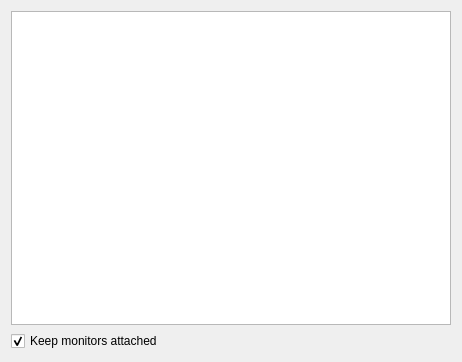
<?xml version="1.0" encoding="UTF-8"?>
<ui version="4.0">
 <class>MonitorPictureDialog</class>
 <widget class="QDialog" name="MonitorPictureDialog">
  <property name="geometry">
   <rect>
    <x>0</x>
    <y>0</y>
    <width>462</width>
    <height>362</height>
   </rect>
  </property>
  <property name="windowTitle">
   <string notr="true">Dialog</string>
  </property>
  <layout class="QVBoxLayout" name="verticalLayout_2">
   <item>
    <layout class="QVBoxLayout" name="verticalLayout">
     <item>
      <widget class="QGraphicsView" name="graphicsView"/>
     </item>
    </layout>
   </item>
   <item>
    <widget class="QCheckBox" name="magneticCheckBox">
     <property name="text">
      <string>Keep monitors attached</string>
     </property>
     <property name="checked">
      <bool>true</bool>
     </property>
    </widget>
   </item>
  </layout>
 </widget>
 <resources/>
 <connections/>
</ui>
